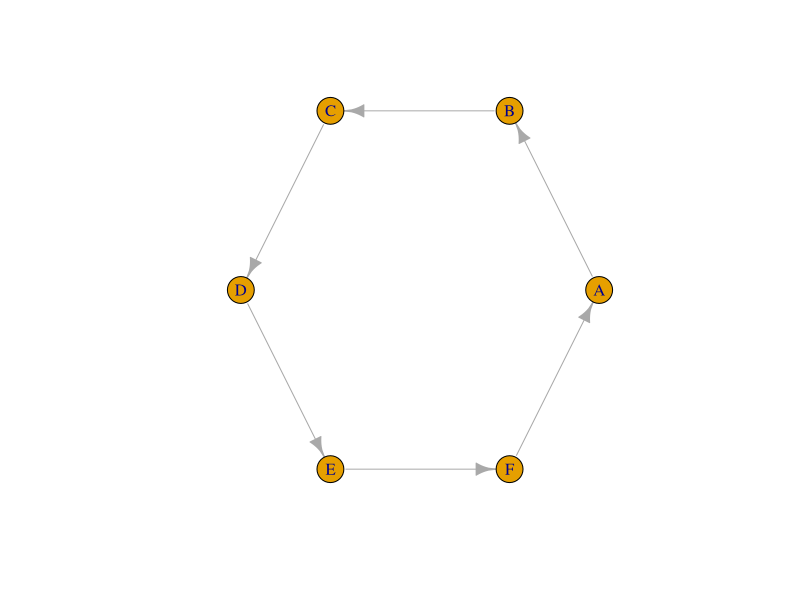
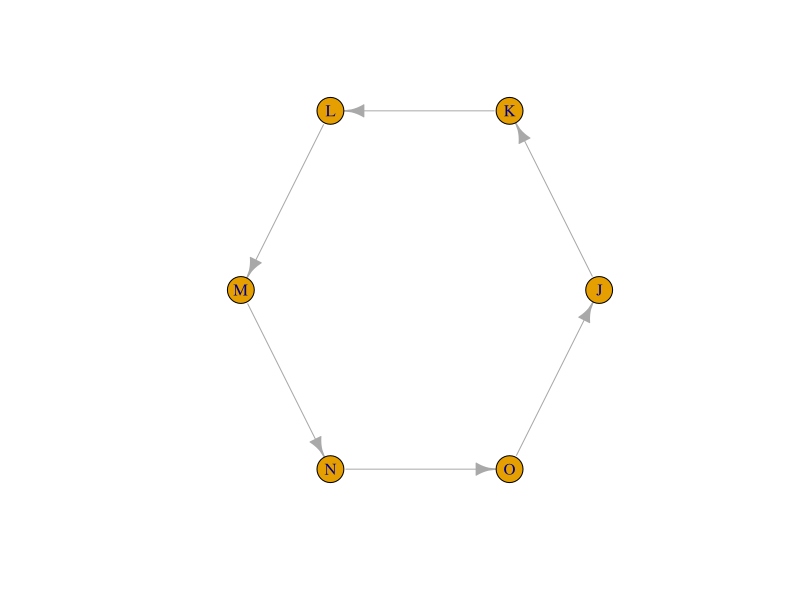
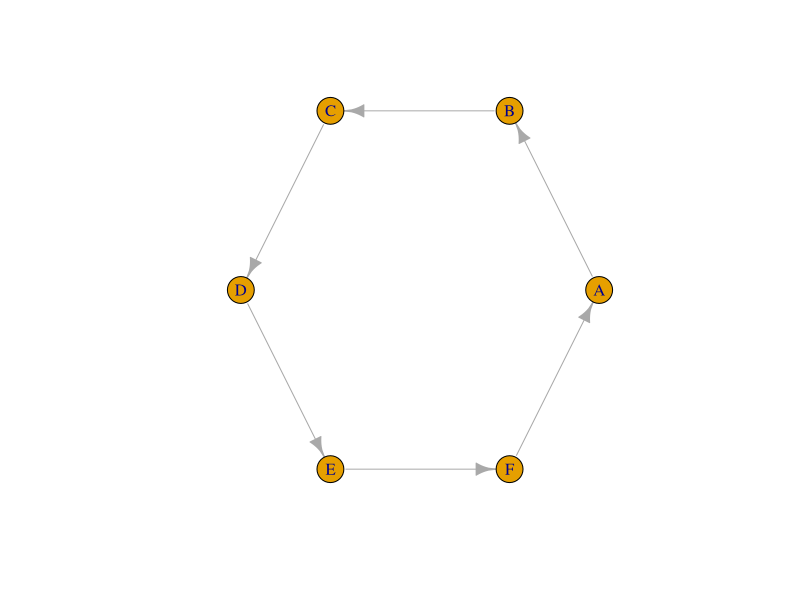
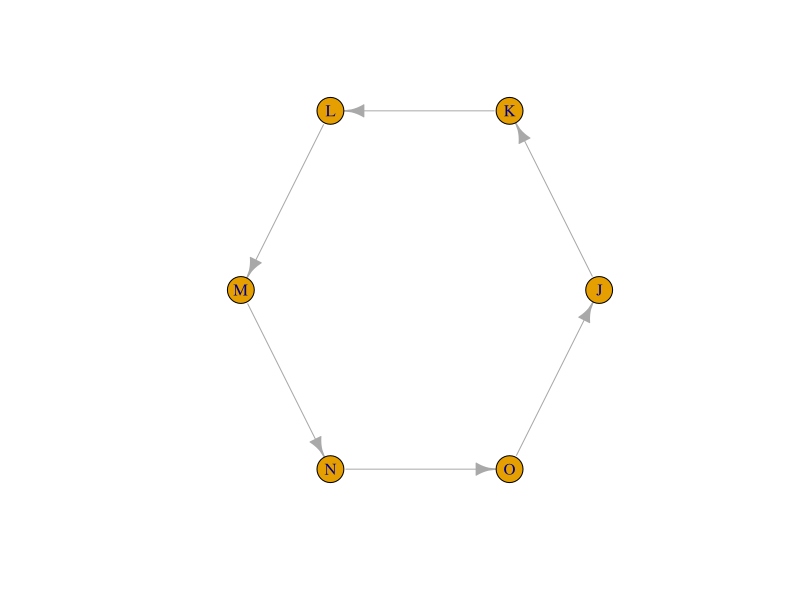
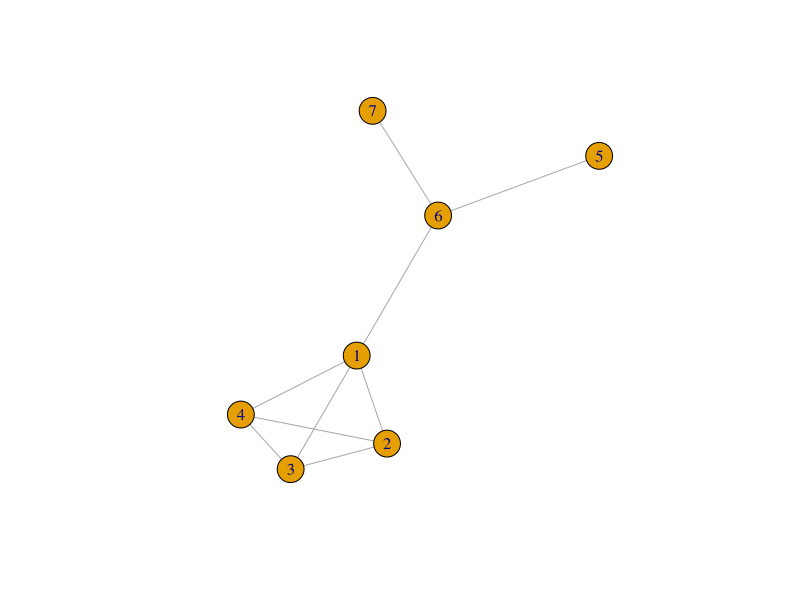
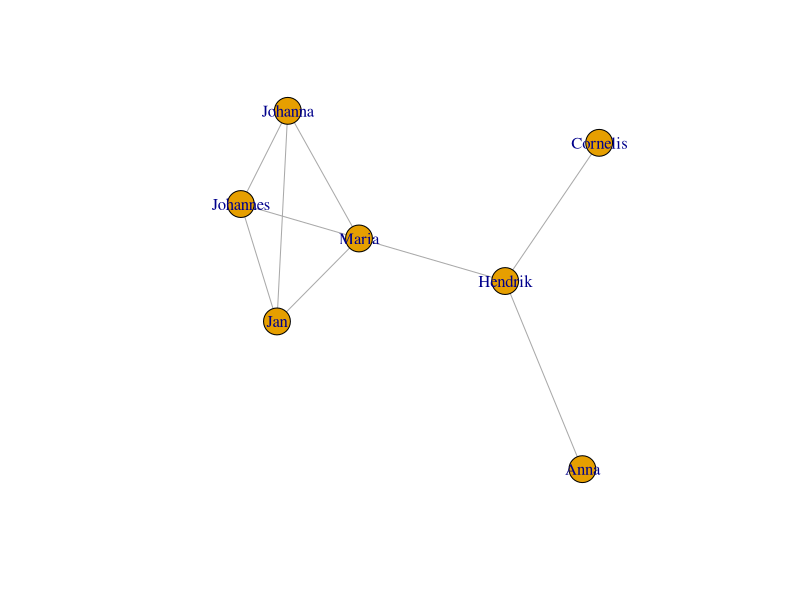
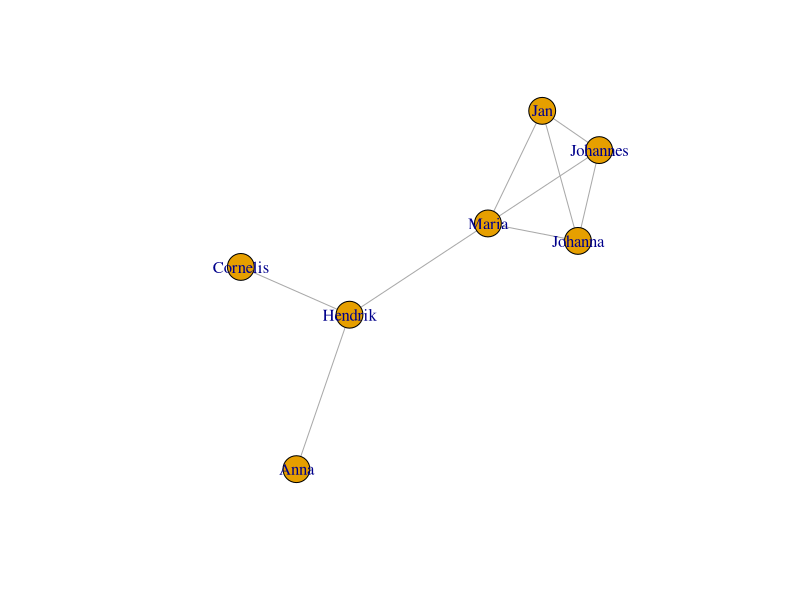
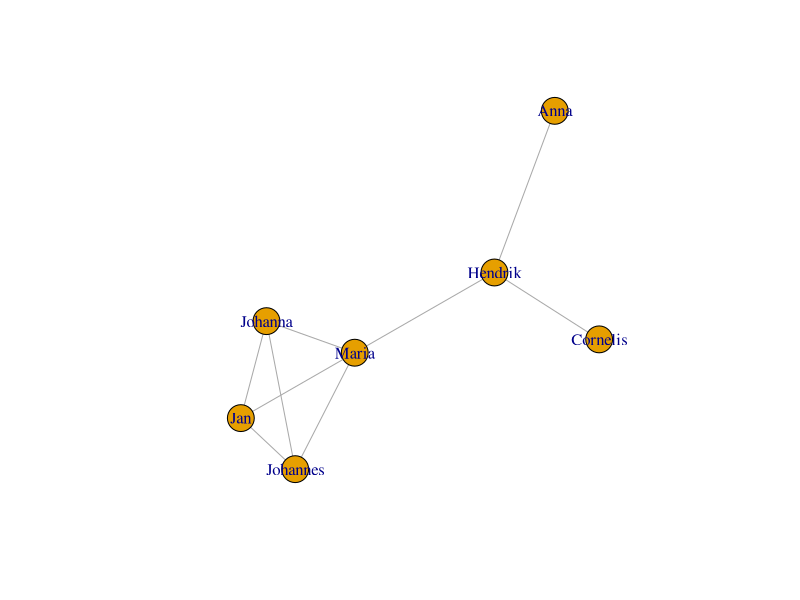

Generate these figures, in order, with R:
## ---- chunk 1
if(!require(igraph)){
  install.packages("igraph",repos = "http://cran.us.r-project.org")
  library(igraph)
}
## ---- chunk 2
edgelist_circle1 <- matrix(c("A","B","B","C","C","D","D","E","E","F","F","A"),
                           byrow = T,
                           ncol=2,
                           dimnames = list(c(1:6),c("source","sink")))
edgelist_circle1
## ---- chunk 3
testgraph_circle1 <- graph_from_edgelist(edgelist_circle1)
plot(testgraph_circle1, layout = layout_in_circle(testgraph_circle1))
## ---- chunk 4
#make an empty matrix with as many rows and columns as there are nodes
adjMat_circle2 <- matrix(0,
                         nrow=6,
                         ncol=6,
                         dimnames = list(c("J","K","L","M","N","O"),
                                         c("J","K","L","M","N","O")))
#fill matrix by connecting each node to only the next
for(i in 1:(nrow(adjMat_circle2)-1)){
  adjMat_circle2[i,i+1] <- 1
}
#close the circle
adjMat_circle2[nrow(adjMat_circle2),1] <- 1
adjMat_circle2
## ---- chunk 5
testgraph_circle2 <- graph_from_adjacency_matrix(adjMat_circle2)
plot(testgraph_circle2, layout = layout_in_circle(testgraph_circle2))
## ---- chunk 6
edgelist_new <- matrix(c("A","B","B","C","C","D","D","E","E","F","F","A"), #adapt this
                           byrow = T,
                           ncol=2,
                           dimnames = list(c(1:6),c("source","sink")))
edgelist_new
## ---- chunk 7
testgraph_new1 <- graph_from_edgelist(edgelist_new)
plot(testgraph_new1, layout = layout_in_circle(testgraph_new1))
## ---- chunk 8
adjMat_new <- adjMat_circle2
#replace at least two fields by adjusting the following lines (you need to un-comment them by removing the hashkey):
# adjMat_new[x1,y1] <- 0
# adjMat_new[x2,y2] <- 1
adjMat_new 
## ---- chunk 9
testgraph_new2 <- graph_from_adjacency_matrix(adjMat_new )
plot(testgraph_new2, layout = layout_in_circle(testgraph_new2))
## ---- chunk 10
g <- graph_from_atlas(501)
plot(g)
## ---- chunk 11
V(g)$name <- c("Maria","Johannes","Jan","Johanna","Cornelis","Hendrik","Anna")
plot(g)
## ---- chunk 12
plot(g,layout = layout_with_fr(g))
## ---- chunk 13
frg <- layout_with_fr(g)
## ---- chunk 14
plot(g, layout=frg)
## ---- chunk 15
plot(g,layout = layout_in_circle(g))
## ---- chunk 16
plot(g,layout = layout_as_star(g))
## ---- chunk 17
plot(g,layout = layout_as_tree(g))
## ---- chunk 18
plot(g,layout = layout_with_kk(g))
## ---- chunk 19
plot(g,layout = layout_with_gem(g))
## ---- chunk 20
plot(g,layout = layout_with_mds(g))
## ---- chunk 21
plot(g,layout = layout_randomly(g))
## ---- chunk 22
plot(g,layout = matrix(sample(1:7,14,replace=T),nrow=7,ncol=2))
## ---- chunk 23
plot(g, layout=frg,
     vertex.label = NA) #no labels
## ---- chunk 24
plot(g, layout=frg,
     vertex.label.family = "sans") # sans serif labels
## ---- chunk 25
plot(g, layout=frg,
     vertex.label.family = "sans", # sans serif labels
     vertex.label.color = "black") #color
## ---- chunk 26
plot(g, layout=frg,
     vertex.label.family = "sans", # sans serif labels
     vertex.label.color = "black", #color
     vertex.label.cex = 0.7) # size
## ---- chunk 27
plot(g, layout=frg,
     vertex.label.family = "sans", # sans serif labels
     vertex.label.color = "black", #color
     vertex.label.cex = 0.2*1:7) # size
## ---- chunk 28
plot(g, layout=frg,
     vertex.label.family = "sans", # sans serif labels
     vertex.label.color = "black", #color
     vertex.label.cex = 0.2*degree(g)) # size based on degree
## ---- chunk 29
plot(g, layout=frg,
     vertex.label.family = "sans", # sans serif labels
     vertex.label.color = "black", #color
     vertex.label.cex = 0.6, # size 
     vertex.label.dist = 3, # label distance to node centre
     vertex.label.degree = 0) # label position 0=right, pi=left, pi/2=below etc
## ---- chunk 30
plot(g, layout=frg,
     vertex.shape="square",
     vertex.size = 40,
     vertex.label.family = "sans", # sans serif labels
     vertex.label.color = "black", # label color
     vertex.label.cex = 0.6) # label size 
## ---- chunk 31
plot(g, layout=frg,
     vertex.shape=c("square","circle")[1+as.numeric(grepl("nn",V(g)$name))],
     vertex.size = 40,
     vertex.label.family = "sans", # sans serif labels
     vertex.label.color = "black", # label color
     vertex.label.cex = 0.6) # label size 
## ---- chunk 32
plot(g, layout=frg,
     vertex.shape=c("square","circle")[1+as.numeric(grepl("nn",V(g)$name))],
     vertex.color = c("darkgreen","orange")[1+as.numeric(grepl("^J",V(g)$name))],
     vertex.frame.color = c("black","grey"), # vectors are not recycled, any node without a value gets an NA
     vertex.size = 40,
     vertex.label.family = "sans", # sans serif labels
     vertex.label.color = "black", # label color
     vertex.label.cex = 0.6) # label size 
## ---- chunk 33
plot(g, layout=frg,
     vertex.shape= "pie",
     vertex.size = 30,
     vertex.pie = list(c(1,1,0,2),
                       c(2,1,0,1),
                       c(3,1,0,0),
                       c(4,0,1,0),
                       c(2,2,0,3),
                       c(1,1,0,1),
                       c(4,4,0,1),
                       c(5,0,0,1)),
     vertex.pie.color = list(rainbow(4)),
     vertex.label.family = "sans", # sans serif labels
     vertex.label.color = "black", # label color
     vertex.label.cex = 0.6, # label size 
     vertex.label.dist = 3, # label distance to node centre
     vertex.label.degree = 0) # label position 0=right, pi=left, pi/2=below etc
## ---- chunk 34
pieList <- list(c(1,1,0,2),
                c(2,1,0,1),
                c(3,1,0,0),
                c(4,0,1,0),
                c(2,2,0,3),
                c(1,1,0,1),
                c(4,4,0,1),
                c(5,0,0,1))
plot(g, layout=frg,
     vertex.shape= "pie",
     vertex.size = sapply(pieList,sum)*6,
     vertex.pie = pieList,
     vertex.pie.color = list(rainbow(4)),
     vertex.label.family = "sans", # sans serif labels
     vertex.label.color = "black", # label color
     vertex.label.cex = 0.6, # label size 
     vertex.label.dist = rep(3,7), # label distance to node centre
     vertex.label.degree = rep(0,7)) # label position 0=right, pi=left, pi/2=below etc
## ---- chunk 35
plot(g, layout=frg,
     edge.color = "black",
     vertex.label.family = "sans", # sans serif labels
     vertex.label.color = "black", #color
     vertex.label.cex = 0.6, # size 
     vertex.label.dist = 3, # label distance to node centre
     vertex.label.degree = 0) # label position 0=right, pi=left, pi/2=below etc
## ---- chunk 36
plot(g, layout=frg,
     edge.lty = 3,
     edge.color = "black",
     vertex.label.family = "sans", # sans serif labels
     vertex.label.color = "black", #color
     vertex.label.cex = 0.6, # size 
     vertex.label.dist = 3, # label distance to node centre
     vertex.label.degree = 0) # label position 0=right, pi=left, pi/2=below etc
## ---- chunk 37
plot(g, layout=frg,
     edge.width = 3,
     edge.lty = 2,
     edge.color = "black",
     vertex.label.family = "sans", # sans serif labels
     vertex.label.color = "black", #color
     vertex.label.cex = 0.6, # size 
     vertex.label.dist = 3, # label distance to node centre
     vertex.label.degree = 0) # label position 0=right, pi=left, pi/2=below etc
## ---- chunk 38
plot(g, layout=frg,
     edge.width = sqrt(edge_betweenness(g)),
     edge.lty = 2,
     edge.color = "black",
     vertex.label.family = "sans", # sans serif labels
     vertex.label.color = "black", #color
     vertex.label.cex = 0.6, # size 
     vertex.label.dist = 3, # label distance to node centre
     vertex.label.degree = 0) # label position 0=right, pi=left, pi/2=below etc
## ---- chunk 39
plot(g, layout=frg,
     edge.curved = T,
     edge.width = sqrt(edge_betweenness(g)),
     edge.lty = 1,
     edge.color = "black",
     vertex.label.family = "sans", # sans serif labels
     vertex.label.color = "black", #color
     vertex.label.cex = 0.6, # size 
     vertex.label.dist = 3, # label distance to node centre
     vertex.label.degree = 0) # label position 0=right, pi=left, pi/2=below etc
## ---- chunk 40
plot(g, layout=frg,
     edge.curved = 0.1,
     edge.width = sqrt(edge_betweenness(g)),
     edge.lty = 1,
     edge.color = "black",
     vertex.label.family = "sans", # sans serif labels
     vertex.label.color = "black", #color
     vertex.label.cex = 0.6, # size 
     vertex.label.dist = 3, # label distance to node centre
     vertex.label.degree = 0) # label position 0=right, pi=left, pi/2=below etc
## ---- chunk 41
plot(g, layout=frg,
     edge.curved = -2,
     edge.width = sqrt(edge_betweenness(g)),
     edge.lty = 1,
     edge.color = "black",
     vertex.label.family = "sans", # sans serif labels
     vertex.label.color = "black", #color
     vertex.label.cex = 0.6, # size 
     vertex.label.dist = 3, # label distance to node centre
     vertex.label.degree = 0) # label position 0=right, pi=left, pi/2=below etc
## ---- chunk 42
plot(g, layout=frg,
     edge.label = E(g),
     edge.label.family = "sans",
     edge.label.cex = 0.6,
     edge.label.color = "magenta",
     edge.label.font = 3,
     edge.curved = 0.1,
     edge.width = sqrt(edge_betweenness(g)),
     edge.lty = 1,
     edge.color = "black",
     vertex.label.family = "sans", # sans serif labels
     vertex.label.color = "black", #color
     vertex.label.cex = 0.6, # size 
     vertex.label.dist = 3, # label distance to node centre
     vertex.label.degree = 0) # label position 0=right, pi=left, pi/2=below etc
